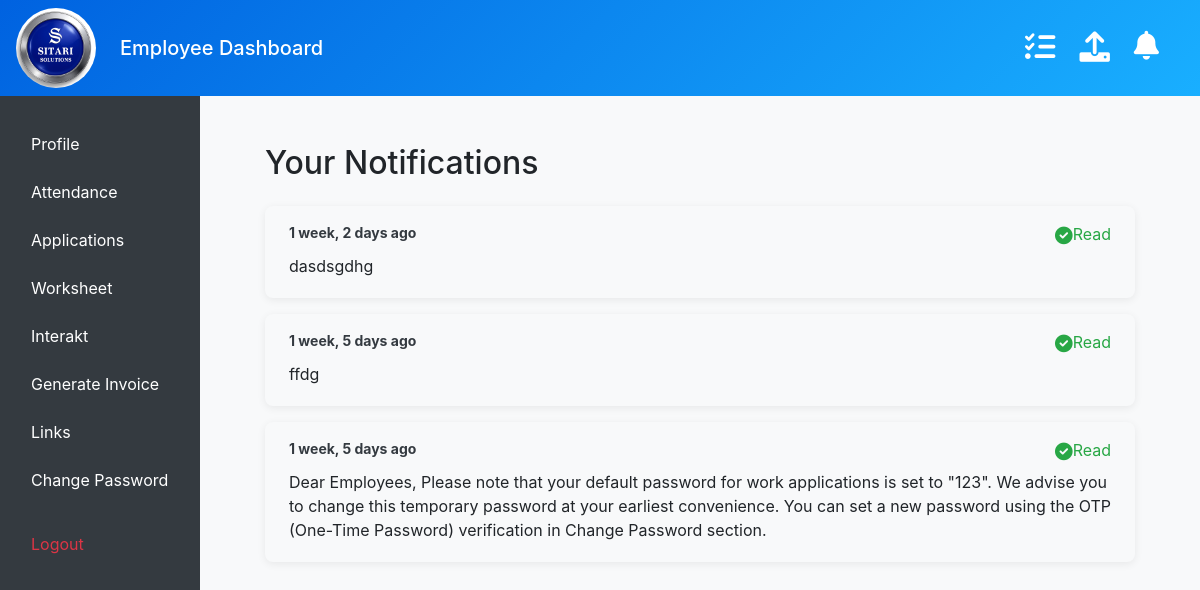
/notifications/ (signed in), run on an earlier commit of the app's database.
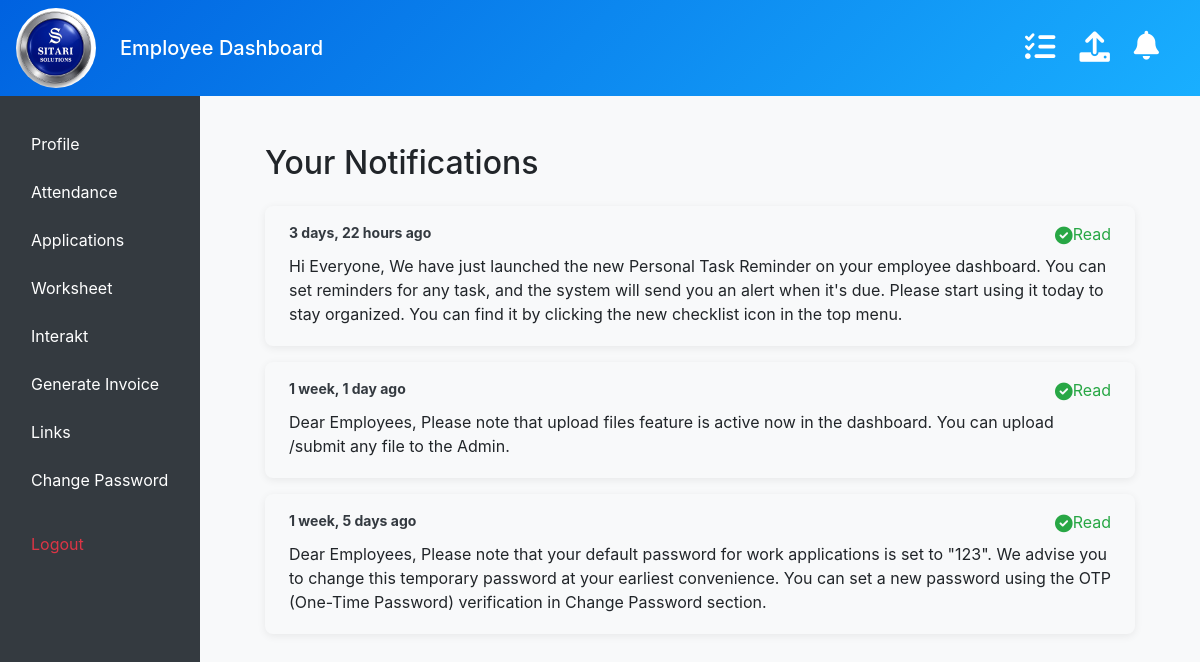
And on a later commit of the database.
### management/models.py (models this page shows, shortened)
class UserNotificationStatus(models.Model):
    employee = models.ForeignKey(Employee, on_delete=models.CASCADE)
    notification = models.ForeignKey(Notification, on_delete=models.CASCADE)
    is_read = models.BooleanField(default=False)
    class Meta:
        unique_together = ('employee', 'notification')

class Notification(models.Model):
    description = models.TextField()
    created_at = models.DateTimeField(auto_now_add=True)
    recipients = models.ManyToManyField(Employee, through='UserNotificationStatus', related_name='notifications')
    class Meta:
        ordering = ['-created_at']

### management/views.py (the view)
    def wrapped_view(request, *args, **kwargs):
        employee = get_logged_in_employee(request)
        if not employee:
            messages.error(request, "You must be logged in to view this page.")
            return redirect('login') # Make sure you have a 'login' URL name
        return view_func(request, employee, *args, **kwargs)

### management/context_processors.py (called while the page is built)
def notifications_context(request):
    if request.session.get('employee_id'):
        employee_id = request.session.get('employee_id')
        count = UserNotificationStatus.objects.filter(employee_id=employee_id, is_read=False).count()
        return {'unread_notification_count': count}
    return {'unread_notification_count': 0}

### management/ip_restriction.py (called while the page is built)
def get_client_ip(request):
    x_forwarded_for = request.META.get('HTTP_X_FORWARDED_FOR')
    if x_forwarded_for:
        ip = x_forwarded_for.split(',')[0].strip()
    else:
        ip = request.META.get('REMOTE_ADDR')
    return ip

    def __call__(self, request):
        ip = get_client_ip(request)
        if not self.is_ip_allowed(ip):
            logger.warning(f"Access denied for IP: {ip}")
            return HttpResponseForbidden("Access denied.")
        response = self.get_response(request)
        return response

### management/models.py (called while the page is built)
    def __str__(self):
        return self.name

### management/templatetags/upload_tags.py (called while the page is built)
@register.simple_tag
def get_upload_form():
    return EmployeeUploadForm()

### management/templates/notifications.html (shortened to what this page needs)
{% extends "masteremployee.html" %}
{% block content %}
<div class="container mt-4 notification-container">
    <h2 class="mb-4">Your Notifications</h2>
    <div class="list-group">
        {% for status in notifications %}
            <div class="card notification-card {% if not status.is_read %}notification-unread{% else %}notification-read{% endif %}">
                <div class="card-body px-4 py-3">
                    <div class="d-flex justify-content-between align-items-start mb-2">
                        <div class="font-weight-bold text-dark small">
                            <span>{{ status.notification.created_at|timesince }} ago</span>
                        </div>
                        <div>
                            {% if not status.is_read %}
                                <a href="{% url 'mark_notification_as_read' status.pk %}"
                                   class="btn btn-success btn-sm text-white fw-semibold shadow-sm">
                                    Mark as Read
                                </a>
                            {% else %}
                                <span class="text-success fw-bold">
                                    <i class="fas fa-check-circle me-1"></i>Read
                                </span>
                            {% endif %}
                        </div>
                    </div>
                    <div class="text-body mb-1 fs-5">
                        {{ status.notification.description }}
                    </div>
                </div>
            </div>
        {% empty %}
            <div class="card mb-3 shadow-sm border-0 bg-light">
                <div class="card-body text-center text-muted">
                    You have no notifications.
                </div>
            </div>
        {% endfor %}
    </div>
</div>
{% endblock %}

What changed in the data, as far as the page shows it:
removed UserNotificationStatus: notification.created_at "1 week, 2 days", is_read True (drawn), notification.description "dasdsgdhg"
no longer on this page (row edited): UserNotificationStatus: notification.created_at "1 week, 5 days", is_read True (drawn), notification.description "ffdg"
now on this page (row edited): UserNotificationStatus: notification.created_at "3 days, 22 hours", is_read True (drawn), notification.description "Hi Everyone, We have just launched the new Personal Task Reminder on your employee dashboard. You can set reminders for any task, and the system will send you an alert when it's due. Please start using it today to stay organized. You can find it by clicking the new checklist icon in the top menu."
now on this page (row edited): UserNotificationStatus: notification.created_at "1 week, 1 day", is_read True (drawn), notification.description "Dear Employees, Please note that upload files feature is active now in the dashboard. You can upload /submit any file to the Admin."
